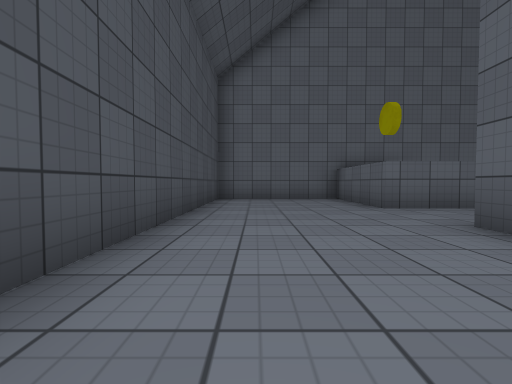
[1] (above)

14 first-person views from a walk through a scene from a Unity 3-D project. The camera is 0.51 m above the floor, tilts 2° down and sees 85° across. The floor is counted in squares, 1 m on a side. Each view is taken from the middle of a square. On the plan, view 1 faces up. The plan holds only what a view shows up to about 9 squares ahead; the rest is blank. The place goes on beyond the plan. The player character is not drawn. Surface patterns are stand-ins for the level's own textures.

[2]
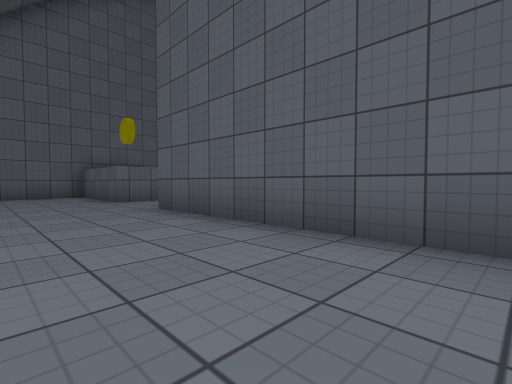

[3]
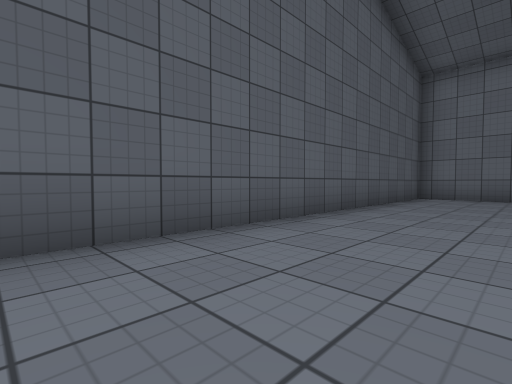

[4]
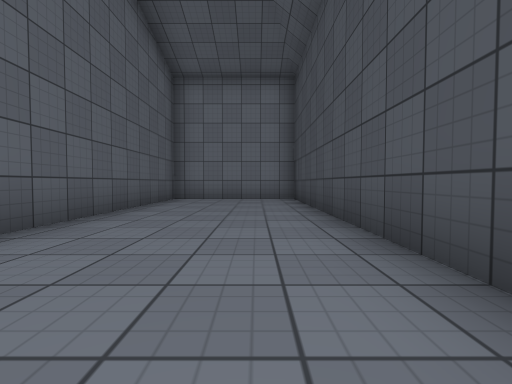

[5]
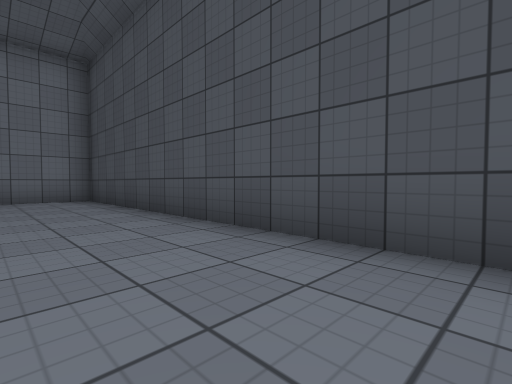

[6]
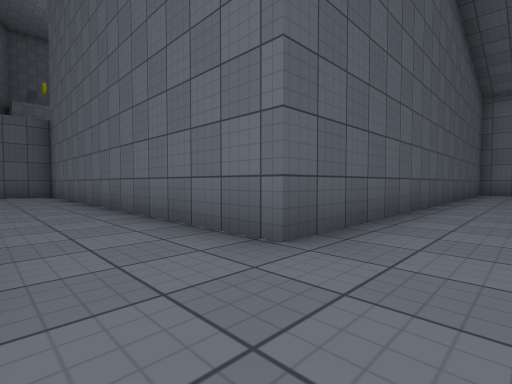

[7]
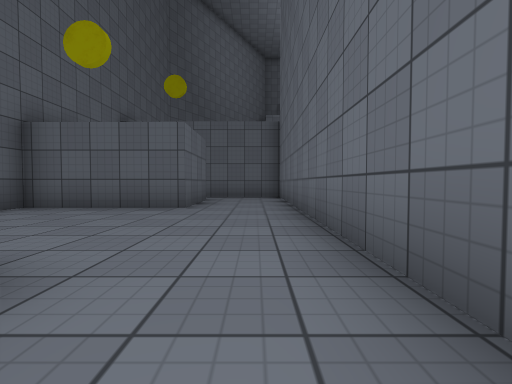

[8]
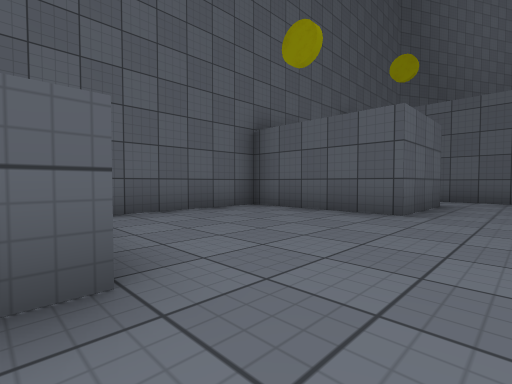

[9]
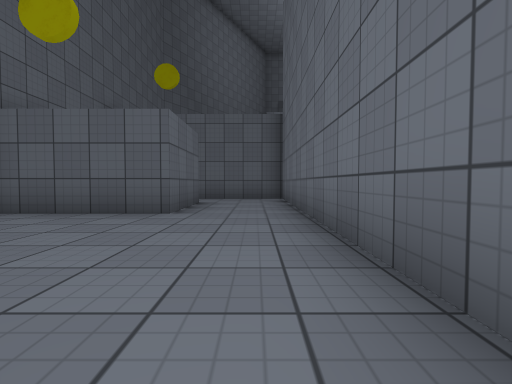

[10]
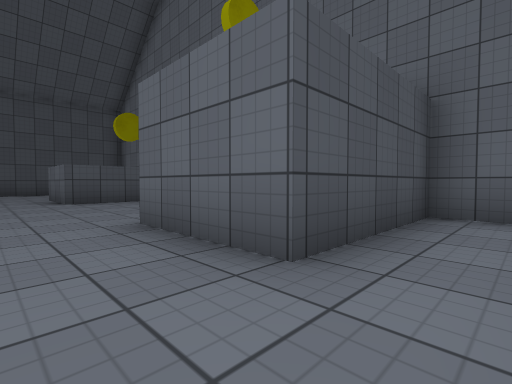

[11]
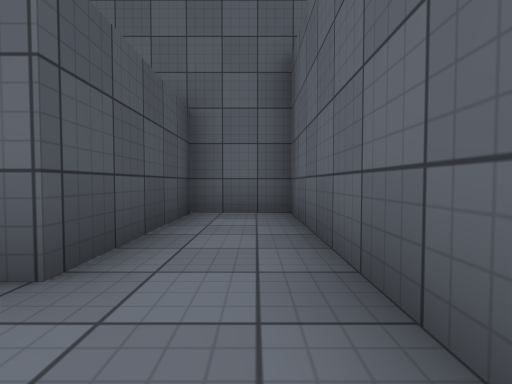

[12]
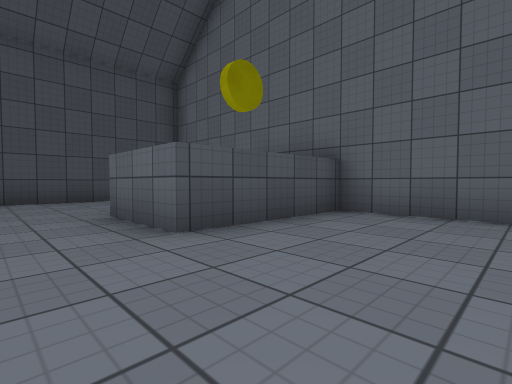

[13]
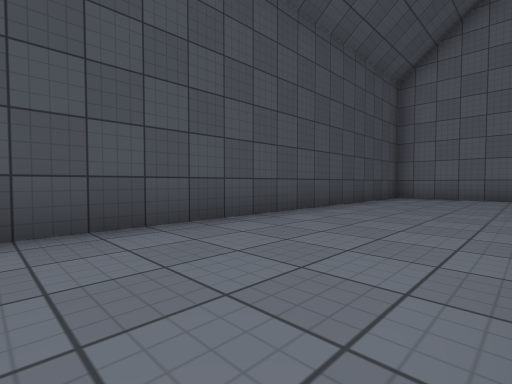

[14]
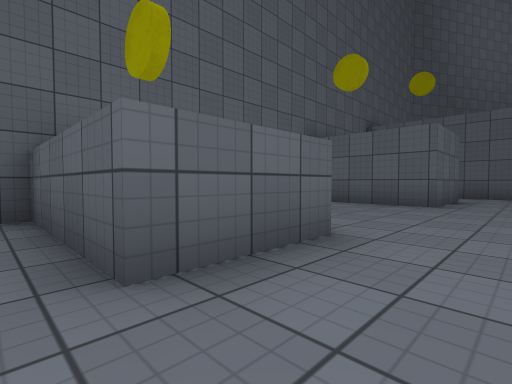

### Floor plan
Points are (right, up) in squares from view 1. A wall is a line through its corners. A room is listed if a view was taken in it or the views show most of it. See-through windows are left out.
Room 1 (views 1, 2, 3, 4, 5, 6, 7, 8, 9, 13, 14)
walls: (4.5, 5.4) (2.5, 5.4) (2.5, 8.6) (-1.2, 8.6) (-1.2, -8.5) (2.5, -8.5) (2.5, 3.2) (4.5, 3.2)
ways out: opening at (3.5, 4.5) to room 2
Room 2 (views 10, 11, 12)
walls: (4.5, 3.2) (12.1, 3.2); (12.6, 3.1) (12.6, 8.6) (10.9, 8.6) (10.9, 5.4) (8.6, 5.4) (8.6, 8.6) (4.5, 8.6) (4.5, 5.4)
ways out: opening at (3.5, 4.5) to room 1

Positions as (right, up) in squares from view 1, and headings:
1: (0, 0), facing up
2: (0, -2), facing up-right
3: (0, 1), facing down-right
4: (0, 0), facing down
5: (1, 0), facing down-left
6: (1, 5), facing down-right
7: (3, 4), facing right
8: (4, 4), facing up-right
9: (4, 4), facing right
10: (12, 4), facing up-left
11: (12, 4), facing up
12: (7, 4), facing up-left
13: (2, -1), facing up-left
14: (2, 4), facing up-right
